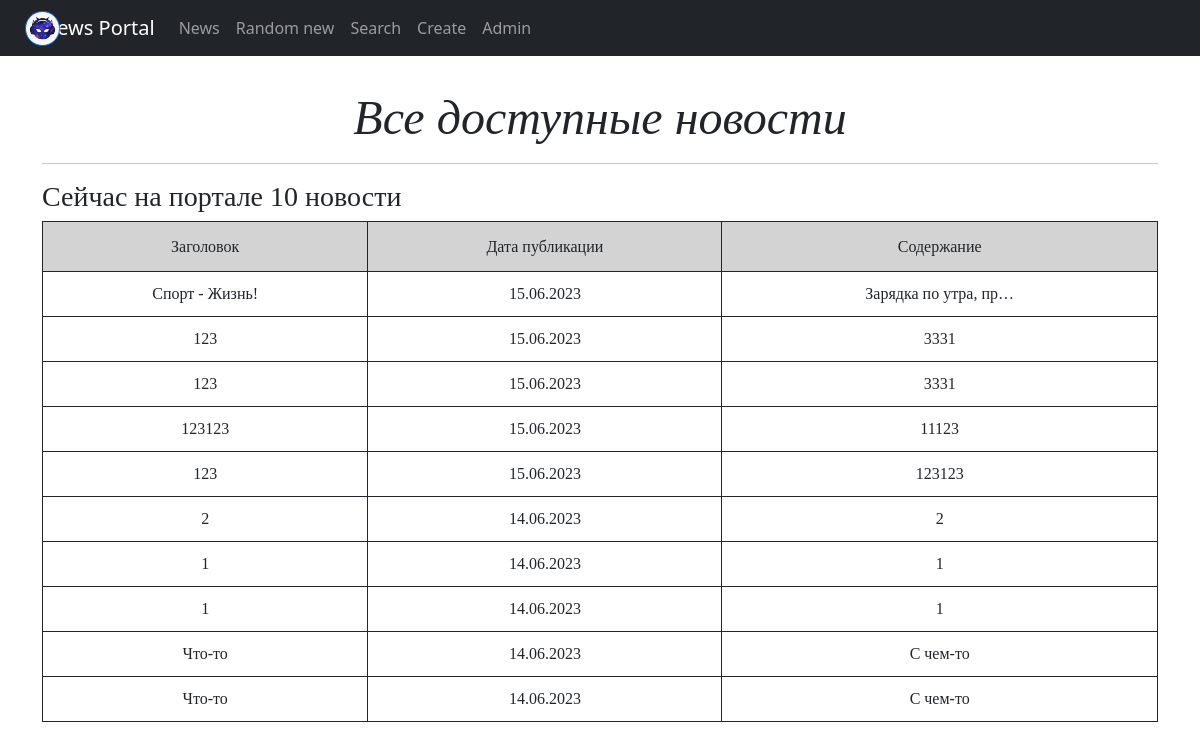
Page /news/ on the committed database.
### news/models.py (models this page shows, shortened)
class Post(models.Model):
    news = 'NE'
    article = 'AR'
    name = models.CharField(max_length=255)
    type = models.CharField(max_length=2, choices=TYPE_OF_NEW, default=news)
    datetime_in = models.DateTimeField(auto_now_add=True)
    content = models.TextField()
    category = models.ManyToManyField('Category', through='PostCategories')
    author = models.ForeignKey('Author', on_delete=models.CASCADE, related_name='author')
    rating = models.IntegerField(default=0)

### news/views.py (the view)
# urls.py: path('', PostList.as_view(), name='posts_list'),
class PostList(ListView):
    model = Post
    template_name = 'news.html'
    context_object_name = 'news'
    ordering = '-datetime_in'
    paginate_by = 10

### news/templatetags/custom_filters.py (called while the page is built)
@register.filter()
def censor(value, censor_words=CENSOR_WORDS, symbols=SYMBOLS):
    if isinstance(value, str):
        for i in value.split():
            count = 0
            if not i.isalnum():
                for j in symbols:
                    if j in i:
                        count += 1
            if i[:len(i) - count].lower() in censor_words:
                value = value.replace(i[:len(i) - count], i[0] + '*' * (len(i) - 1 - count))
    else:
        try:
            raise AttributeError
        except AttributeError:
            print("AttributeError")
    return value

### news/templatetags/custom_tags.py (called while the page is built)
@register.simple_tag()
def random_new_id():
    return randint(1, len(Post.objects.all()))

### templates/news.html (shortened to what this page needs)
{% extends 'flatpages/default.html' %}
{% load static %}
{% load custom_filters %}
{% block content %}
<link rel="stylesheet" type='text/css' href="{% static 'css/news-styles.css' %}">
<h1>Все доступные новости</h1>
<hr>
<h3>Сейчас на портале {{ news|length }} новости</h3>
{% if news %}
	<table>
		<tr class="table-head">
			<td>Заголовок</td>
			<td class="date-time-collumn">Дата публикации</td>
			<td>Содержание</td>
		</tr>
		{% for i in news %}
		<tr>
			<td>{{ i.name|censor }}</td>
			<td>{{ i.datetime_in|date:'d.m.Y' }}</td>
			<td>{{ i.content|truncatechars:20 }}</td>
		</tr>
		{% endfor %}
	</table>
{% else %}
	<h2>Новостной портал пуст!</h2>
{% endif %}
{% endblock content %}

### static/css/news-styles.css (style rules this page uses)
h1 { font-style: italic; font-family: fantasy; font-size: 3em; }
h3 { font-family: fantasy; text-align: left; }
td { border: 1px solid; padding: 10px; }
table { width: 100%; font-family: serif; }
.table-head { background-color: lightgray; height: 50px; }

### rows in the picture
Post: name|censor "Спорт - Жизнь!", datetime_in "15.06.2023", content "Зарядка по утра, пр…"
Post: name|censor "123", datetime_in "15.06.2023", content "3331"
Post: name|censor "123", datetime_in "15.06.2023", content "3331"
Post: name|censor "123123", datetime_in "15.06.2023", content "11123"
Post: name|censor "123", datetime_in "15.06.2023", content "123123"
Post: name|censor "2", datetime_in "14.06.2023", content "2"
Post: name|censor "1", datetime_in "14.06.2023", content "1"
Post: name|censor "1", datetime_in "14.06.2023", content "1"
Post: name|censor "Что-то", datetime_in "14.06.2023", content "С чем-то"
Post: name|censor "Что-то", datetime_in "14.06.2023", content "С чем-то"

### other values in the picture
{{ news|length }} "10"
